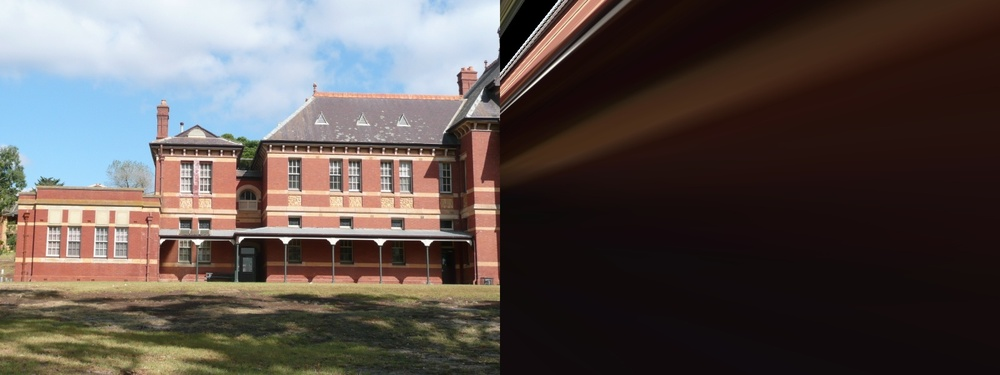
#> input picture stitched2imgs.jpg, 1000 x 375 px, shrunk from 1600 x 600 before the run
$ python 2imgs.py stitched2imgs.jpg stitched2imgs.jpg
#> lines starting #> are read from the running program, lines starting #| are printed output that depends on the picture
import cv2
import numpy as np

class PanoramaStitcher:
    def __init__(self, img1, img2):
#> called with img1 = 'stitched2imgs.jpg', img2 = 'stitched2imgs.jpg'
        self.left = cv2.imread(img1)
#> self.left is the input picture: shape (375, 1000, 3); mean B, G, R 79, 82.1, 91.4
        self.right = cv2.imread(img2)
        self.sift = cv2.SIFT_create()  # Use SIFT for better feature detection
        self.bf = cv2.BFMatcher()

    def detect_and_compute(self, image):
        kp, des = self.sift.detectAndCompute(image, None)
        return kp, des

    def match_descriptors(self, des1, des2):
        matches = self.bf.knnMatch(des1, des2, k=2)
        # Apply ratio test as per Lowe's paper
        best = []
        for m, n in matches:
            if m.distance < 0.75 * n.distance:
                best.append(m)
        return best

    def find_points(self, matches, kp1, kp2):
        left_pts = []
        right_pts = []
        for m in matches:
            l = kp1[m.queryIdx].pt
            r = kp2[m.trainIdx].pt
            left_pts.append(l)
            right_pts.append(r)
        return left_pts, right_pts

    def stitch(self):
        kp_left, des_left = self.detect_and_compute(self.left)
#> in detect_and_compute, `kp, des = self.sift.detectAndCompute(image, None)`: kp = 1399 keypoints; strongest (x, y, size): (333, 241, 4.7), (380, 242, 4.8), (241, 239, 3.3), (468, 241, 1.8)
#> kp_left has the same summary as kp in detect_and_compute
        kp_right, des_right = self.detect_and_compute(self.right)
#> kp_right has the same summary as kp in detect_and_compute
        best_matches = self.match_descriptors(des_left, des_right)
#> in match_descriptors, `matches = self.bf.knnMatch(des1, des2, k=2)`: matches = 1399 matches
#> best_matches = 1399 matches
        left_pts, right_pts = self.find_points(best_matches, kp_left, kp_right)
#> the loop in find_points, `for m in matches:` made 1399 passes
#> r on passes 1 to 3: (2.56, 155.4), (2.84, 174.6), (3.36, 354.6)
#> after the loop in find_points, `for m in matches:`: left_pts = 1399 pairs, first value 2.56 to 594, second value 4.13 to 371.1; right_pts has the same summary as left_pts
#> right_pts has the same summary as left_pts in find_points

        M, mask = cv2.findHomography(np.float32(right_pts), np.float32(left_pts), cv2.RANSAC, 5.0)
#> M = [[1, 4.72e-15, -1.64e-12], [3.71e-15, 1, -1.94e-12], [1.49e-17, 1.6e-17, 1]]; mask = 1399 values from 1 to 1
        dim_x = self.left.shape[1] + self.right.shape[1]
#> dim_x = 2000
        dim_y = max(self.left.shape[0], self.right.shape[0])
#> dim_y = 375
        result = cv2.warpPerspective(self.right, M, (dim_x, dim_y))
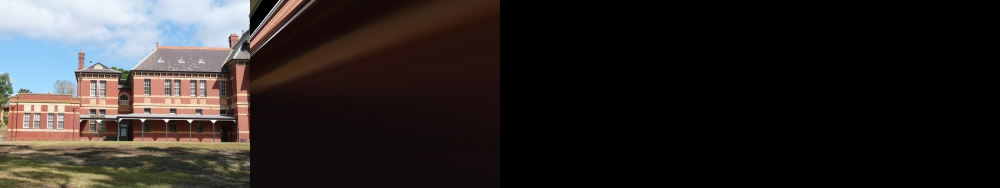
#> result: shape (375, 2000, 3) (shown at 1/2 size); mean B, G, R 39.5, 41.1, 45.7
        result[:self.left.shape[0], :self.left.shape[1]] = self.left

        # Use a multi-band blending technique for seamless transition (optional)
        # This step needs an additional implementation of a blending function

        cv2.imwrite('stitched2imgs_2.jpg', result)

if __name__ == "__main__":
    import sys
    stitcher = PanoramaStitcher(sys.argv[1], sys.argv[2])
    stitcher.stitch()
